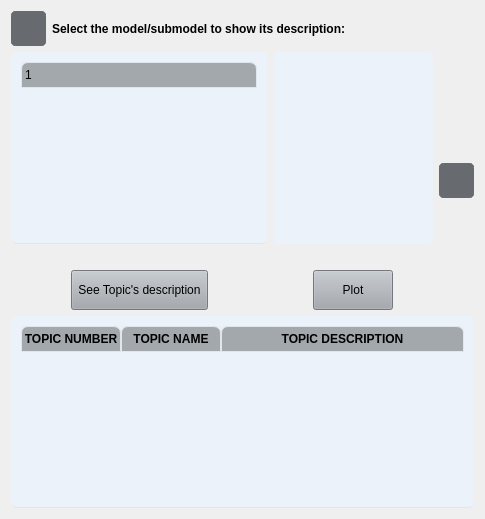
                  <widget class="QWidget" name="tabsPage4">
                   <layout class="QVBoxLayout" name="verticalLayout_33">
                    <item>
                     <layout class="QVBoxLayout" name="verticalLayout_29">
                      <item>
                       <layout class="QHBoxLayout" name="horizontalLayout_32">
                        <item>
                         <widget class="QPushButton" name="infoButtonShowDescription">
                          <property name="sizePolicy">
                           <sizepolicy hsizetype="Fixed" vsizetype="Fixed">
                            <horstretch>0</horstretch>
                            <verstretch>0</verstretch>
                           </sizepolicy>
                          </property>
                          <property name="minimumSize">
                           <size>
                            <width>35</width>
                            <height>35</height>
                           </size>
                          </property>
                          <property name="maximumSize">
                           <size>
                            <width>35</width>
                            <height>35</height>
                           </size>
                          </property>
                          <property name="styleSheet">
                           <string notr="true">QPushButton {
	border: 5px solid #676A6E;
	border-radius: 5px;	
	background-color: #676A6E;
}
QPushButton:hover {
	background-color: #676A6E;
	border: 2px solid #676A6E;
}
QPushButton:pressed {	
	background-color: #676A6E;
	border: 2px solid #676A6E;
}</string>
                          </property>
                          <property name="text">
                           <string/>
                          </property>
                         </widget>
                        </item>
                        <item>
                         <widget class="QLabel" name="labelSelectModelToShow">
                          <property name="font">
                           <font>
                            <weight>75</weight>
                            <bold>true</bold>
                           </font>
                          </property>
                          <property name="text">
                           <string>Select the model/submodel to show its description:</string>
                          </property>
                         </widget>
                        </item>
                       </layout>
                      </item>
                      <item>
                       <layout class="QVBoxLayout" name="verticalLayout_30">
                        <item>
                         <layout class="QHBoxLayout" name="horizontalLayout_33">
                          <item>
                           <layout class="QVBoxLayout" name="verticalLayout_31">
                            <item>
                             <widget class="QTreeWidget" name="treeWidgetSelectModelToSeeDescription">
                              <property name="maximumSize">
                               <size>
                                <width>16777215</width>
                                <height>16777215</height>
                               </size>
                              </property>
                              <property name="styleSheet">
                               <string notr="true">QTreeWidget {	
	background-color: #EBF2FA;
	padding: 10px;
	border-radius: 5px;
	gridline-color: #DFE6ED;
	border-bottom: 1px solid #DFE6ED;
}
QTreeWidget::item{
	border-color: #DFE6ED;
	padding-left: 5px;
	padding-right: 5px;
	gridline-color: #DFE6ED;
}
QTreeWidget::item:selected{
	background-color: #C7CDDA;
}
QScrollBar:horizontal {
    border: none;
    background: #A3A8AD;
    height: 14px;
    margin: 0px 21px 0 21px;
	border-radius: 0px;
}
 QScrollBar:vertical {
	border: none;
    background: #A3A8AD;
    width: 14px;
    margin: 21px 0 21px 0;
	border-radius: 0px;
 }
QHeaderView::section{
	Background-color: #A3A8AD;
	max-width: 30px;
	border: 1px solid #A3A8AD;
	border-style: none;
    border-bottom: 1px solid #DFE6ED;
    border-right: 1px solid #DFE6ED;
}
QTreeWidget::horizontalHeader {	
	background-color: #A3A8AD;
}
QHeaderView::section:horizontal
{
    border: 1px solid #DFE6ED;
	background-color: #A3A8AD;
	padding: 3px;
	border-top-left-radius: 7px;
    border-top-right-radius: 7px;
}
QHeaderView::section:vertical
{
    border: 1px solid #A3A8AD;
}</string>
                              </property>
                              <column>
                               <property name="text">
                                <string/>
                               </property>
                              </column>
                             </widget>
                            </item>
                            <item>
                             <spacer name="horizontalSpacer_14">
                              <property name="orientation">
                               <enum>Qt::Horizontal</enum>
                              </property>
                              <property name="sizeHint" stdset="0">
                               <size>
                                <width>40</width>
                                <height>20</height>
                               </size>
                              </property>
                             </spacer>
                            </item>
                            <item>
                             <layout class="QHBoxLayout" name="horizontalLayout_34">
                              <item>
                               <spacer name="horizontalSpacer_5">
                                <property name="orientation">
                                 <enum>Qt::Horizontal</enum>
                                </property>
                                <property name="sizeHint" stdset="0">
                                 <size>
                                  <width>40</width>
                                  <height>20</height>
                                 </size>
                                </property>
                               </spacer>
                              </item>
                              <item>
                               <widget class="QPushButton" name="pushButtonSeeDescription">
                                <property name="sizePolicy">
                                 <sizepolicy hsizetype="Preferred" vsizetype="Preferred">
                                  <horstretch>0</horstretch>
                                  <verstretch>0</verstretch>
                                 </sizepolicy>
                                </property>
                                <property name="minimumSize">
                                 <size>
                                  <width>0</width>
                                  <height>40</height>
                                 </size>
                                </property>
                                <property name="styleSheet">
                                 <string notr="true">QPushButton {
	background-color: #A3A8AD;
}
QPushButton:hover {
	background-color: #A3A8AD;
}
QPushButton:pressed {	
	background-color: #A3A8AD;
}</string>
                                </property>
                                <property name="text">
                                 <string> See Topic's description </string>
                                </property>
                               </widget>
                              </item>
                              <item>
                               <spacer name="horizontalSpacer_6">
                                <property name="orientation">
                                 <enum>Qt::Horizontal</enum>
                                </property>
                                <property name="sizeHint" stdset="0">
                                 <size>
                                  <width>40</width>
                                  <height>20</height>
                                 </size>
                                </property>
                               </spacer>
                              </item>
                             </layout>
                            </item>
                           </layout>
                          </item>
                          <item>
                           <layout class="QVBoxLayout" name="verticalLayout_32">
                            <item>
                             <widget class="QWidget" name="plotPylavis" native="true">
                              <property name="sizePolicy">
                               <sizepolicy hsizetype="Expanding" vsizetype="Expanding">
                                <horstretch>0</horstretch>
                                <verstretch>0</verstretch>
                               </sizepolicy>
                              </property>
                              <property name="minimumSize">
                               <size>
                                <width>0</width>
                                <height>0</height>
                               </size>
                              </property>
                              <property name="maximumSize">
                               <size>
                                <width>16777215</width>
                                <height>16777215</height>
                               </size>
                              </property>
                              <property name="styleSheet">
                               <string notr="true">QWidget {
	background-color: #EBF2FA;
	border-radius: 5px;
	padding: 10px;
}
QWidget:hover {
	border: 2px solid #A3A8AD;
}
QWidget:focus {
	border: 2px solid #A3A8AD;
}
</string>
                              </property>
                              <layout class="QVBoxLayout" name="verticalLayout_13">
                               <item>
                                <layout class="QVBoxLayout" name="layoutPlot"/>
                               </item>
                              </layout>
                             </widget>
                            </item>
                            <item>
                             <spacer name="horizontalSpacer_15">
                              <property name="orientation">
                               <enum>Qt::Horizontal</enum>
                              </property>
                              <property name="sizeHint" stdset="0">
                               <size>
                                <width>40</width>
                                <height>20</height>
                               </size>
                              </property>
                             </spacer>
                            </item>
                            <item>
                             <layout class="QHBoxLayout" name="horizontalLayout_35">
                              <item>
                               <spacer name="horizontalSpacer_7">
                                <property name="orientation">
                                 <enum>Qt::Horizontal</enum>
                                </property>
                                <property name="sizeHint" stdset="0">
                                 <size>
                                  <width>40</width>
                                  <height>20</height>
                                 </size>
                                </property>
                               </spacer>
                              </item>
                              <item>
                               <widget class="QPushButton" name="pushButtonPlotPyLDAvis">
                                <property name="sizePolicy">
                                 <sizepolicy hsizetype="Preferred" vsizetype="Fixed">
                                  <horstretch>0</horstretch>
                                  <verstretch>0</verstretch>
                                 </sizepolicy>
                                </property>
                                <property name="minimumSize">
                                 <size>
                                  <width>40</width>
                                  <height>40</height>
                                 </size>
                                </property>
                                <property name="styleSheet">
                                 <string notr="true">QPushButton {
	background-color: #A3A8AD;
}
QPushButton:hover {
	background-color: #A3A8AD;
}
QPushButton:pressed {	
	background-color: #A3A8AD;
}</string>
                                </property>
                                <property name="text">
                                 <string> Plot </string>
                                </property>
                               </widget>
                              </item>
                              <item>
                               <spacer name="horizontalSpacer_8">
                                <property name="orientation">
                                 <enum>Qt::Horizontal</enum>
                                </property>
                                <property name="sizeHint" stdset="0">
                                 <size>
                                  <width>40</width>
                                  <height>20</height>
                                 </size>
                                </property>
                               </spacer>
                              </item>
                             </layout>
                            </item>
                           </layout>
                          </item>
                          <item>
                           <widget class="QPushButton" name="pushButtonShowPylavisBig">
                            <property name="sizePolicy">
                             <sizepolicy hsizetype="Fixed" vsizetype="Fixed">
                              <horstretch>0</horstretch>
                              <verstretch>0</verstretch>
                             </sizepolicy>
                            </property>
                            <property name="minimumSize">
                             <size>
                              <width>35</width>
                              <height>35</height>
                             </size>
                            </property>
                            <property name="maximumSize">
                             <size>
                              <width>35</width>
                              <height>35</height>
                             </size>
                            </property>
                            <property name="styleSheet">
                             <string notr="true">QPushButton {
	border: 5px solid #676A6E;
	border-radius: 5px;	
	background-color: #676A6E;
}
QPushButton:hover {
	background-color: #676A6E;
	border: 2px solid #676A6E;
}
QPushButton:pressed {	
	background-color: #676A6E;
	border: 2px solid #676A6E;
}</string>
                            </property>
                            <property name="text">
                             <string/>
                            </property>
                           </widget>
                          </item>
                         </layout>
                        </item>
                        <item>
                         <widget class="QTableWidget" name="tableWidgetShowModels">
                          <property name="styleSheet">
                           <string notr="true">QTableWidget {	
	background-color: rgb(235, 242, 250);
	padding: 10px;
	border-radius: 5px;
	gridline-color: #DFE6ED;
	border-bottom: 1px solid #DFE6ED;
}
QTableWidget::item{
	border-color: #DFE6ED;
	padding-left: 5px;
	padding-right: 5px;
	gridline-color: #DFE6ED;
}
QTableWidget::item:selected{
	background-color: #C7CDDA;
}
QScrollBar:horizontal {
    border: none;
    background: #A3A8AD;
    height: 14px;
    margin: 0px 21px 0 21px;
	border-radius: 0px;
}
 QScrollBar:vertical {
	border: none;
    background: #A3A8AD;
    width: 14px;
    margin: 21px 0 21px 0;
	border-radius: 0px;
 }
QHeaderView::section{
	Background-color: #A3A8AD;
	max-width: 30px;
	border: 1px solid #A3A8AD;
	border-style: none;
    border-bottom: 1px solid #DFE6ED;
    border-right: 1px solid #DFE6ED;
}
QTableWidget::horizontalHeader {	
	background-color: #A3A8AD;
}
QHeaderView::section:horizontal
{
    border: 1px solid #DFE6ED;
	background-color: #A3A8AD;
	padding: 3px;
	border-top-left-radius: 7px;
    border-top-right-radius: 7px;
}
QHeaderView::section:vertical
{
    border: 1px solid #A3A8AD;
}
</string>
                          </property>
                          <property name="editTriggers">
                           <set>QAbstractItemView::NoEditTriggers</set>
                          </property>
                          <attribute name="horizontalHeaderStretchLastSection">
                           <bool>true</bool>
                          </attribute>
                          <attribute name="verticalHeaderVisible">
                           <bool>false</bool>
                          </attribute>
                          <column>
                           <property name="text">
                            <string>TOPIC NUMBER</string>
                           </property>
                           <property name="font">
                            <font>
                             <weight>75</weight>
                             <bold>true</bold>
                            </font>
                           </property>
                          </column>
                          <column>
                           <property name="text">
                            <string>TOPIC NAME</string>
                           </property>
                           <property name="font">
                            <font>
                             <weight>75</weight>
                             <bold>true</bold>
                            </font>
                           </property>
                          </column>
                          <column>
                           <property name="text">
                            <string>TOPIC DESCRIPTION</string>
                           </property>
                           <property name="font">
                            <font>
                             <weight>75</weight>
                             <bold>true</bold>
                            </font>
                           </property>
                          </column>
                         </widget>
                        </item>
                       </layout>
                      </item>
                     </layout>
                    </item>
                   </layout>
                  </widget>
